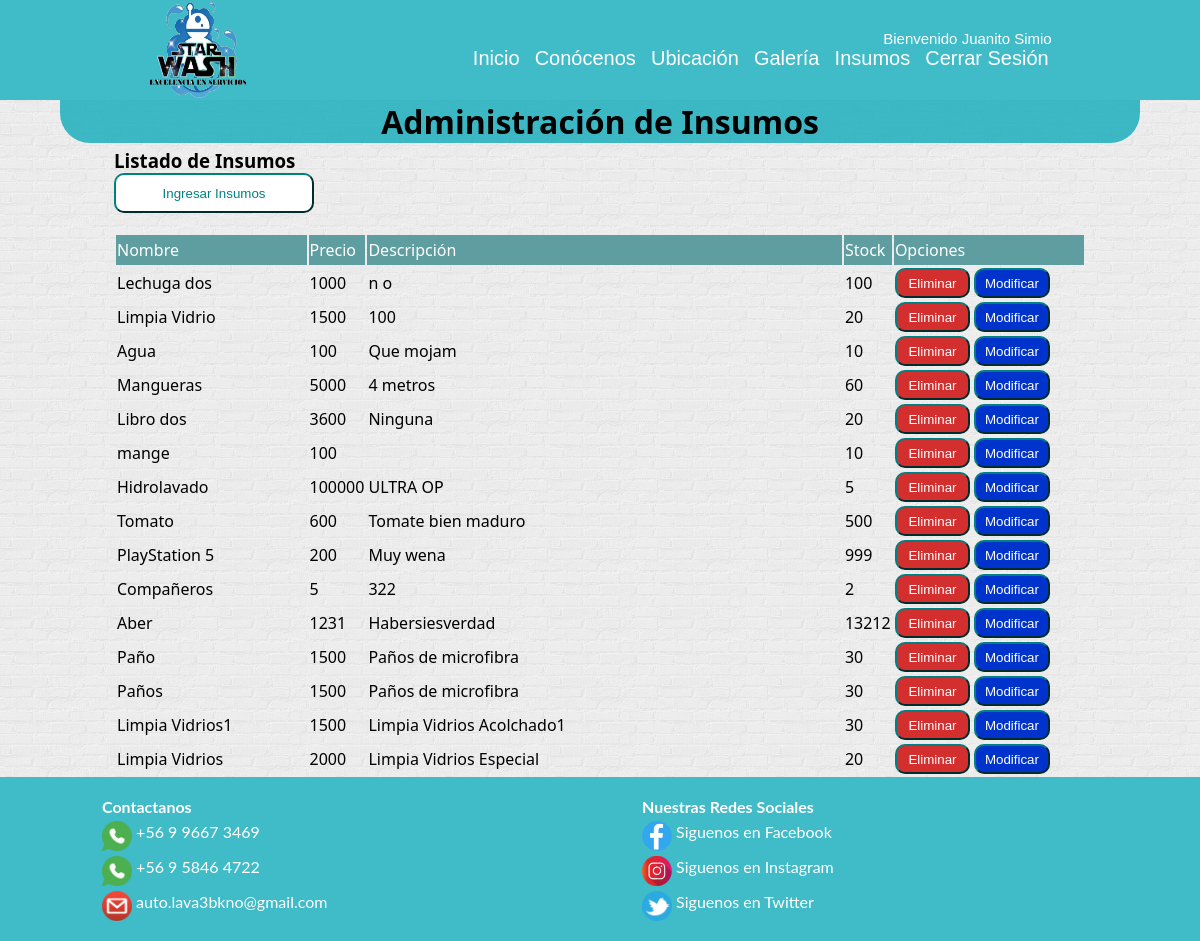
The app's page /administracion_insumos/ (signed in), older data.
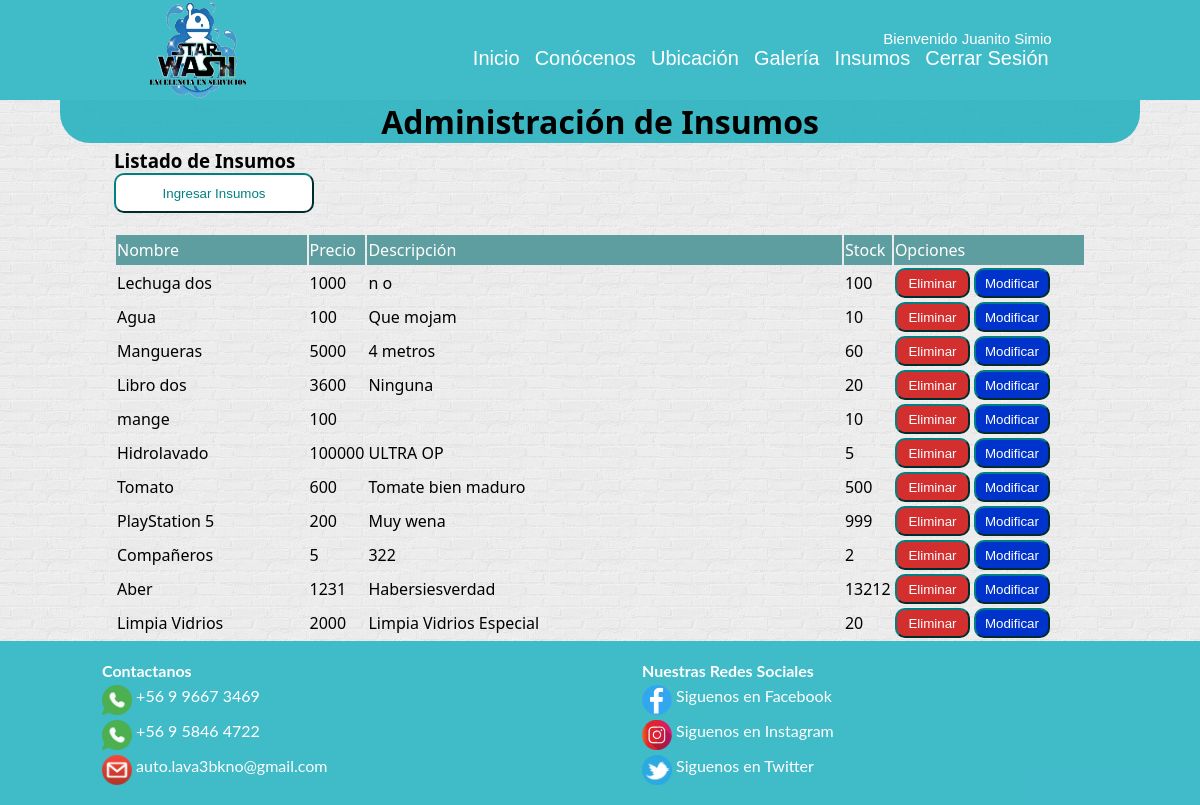
The same page, newer data.
### StarWash/models.py (models this page shows, shortened)
class Insumo (models.Model):
    nombre = models.CharField(max_length=80, primary_key=True)
    precio = models.IntegerField()
    descripcion = models.TextField(max_length=200, null=True)
    stock = models.IntegerField()

### StarWash/views.py (the view, shortened to what this page needs)
# urls.py: path('administracion_insumos/', adminInsumo, name='ADMIN_INSUMO'),
@login_required(login_url='/login/') #pide que este logeado
@permission_required('StarWash.view_insumo', login_url='/login/') #pide un permiso para ver insumos
def adminInsumo(request):
    lista_insumos = Insumo.objects.all()
    return render(request,'web/admin_insumos.html',{'lista_insumos':lista_insumos})

### StarWash/templates/web/admin_insumos.html (shortened to what this page needs)
{% extends "web/base.html" %} {% load static%} {% block contenido%}
<h1>Administración de Insumos</h1>
<div class=container>
    <h3> Listado de Insumos</h3>
    <input class="boton-admin" type="button" value="Ingresar Insumos" onclick="ir()">
    <table class="tabla-insumos">
        <tr class="titulo-tabla">
            <td class="t-nombre">Nombre</td>
            <td class="t-precio">Precio</td>
            <td class="t-desc">Descripción</td>
            <td class="t-stock">Stock</td>
            <td class="t-ope">Opciones</td>
        </tr>
        {% for i in lista_insumos %}
        <tr class="datos-tabla">
            <td>{{i.nombre}}</td>
            <td>{{i.precio}}</td>
            <td>{{i.descripcion}}</td>
            <td>{{i.stock}}</td>
            <td>
                <input class="boton-eliminar" type="button" value="Eliminar" onclick="eliminar('{{i.nombre}}')">
                <input class="boton-modificar" type="button" value="Modificar" onclick="actualizar('{{i.nombre}}')">
            </td>
        </tr>
        {% endfor %}
    </table>
</div>
{% endblock contenido %}

Row changes from the older to the newer data that the page shows:
removed Insumo: nombre "Limpia Vidrio", precio "1500", descripcion "100", stock "20"
removed Insumo: nombre "Paño", precio "1500", descripcion "Paños de microfibra", stock "30"
removed Insumo: nombre "Paños", precio "1500", descripcion "Paños de microfibra", stock "30"
removed Insumo: nombre "Limpia Vidrios1", precio "1500", descripcion "Limpia Vidrios Acolchado1", stock "30"
